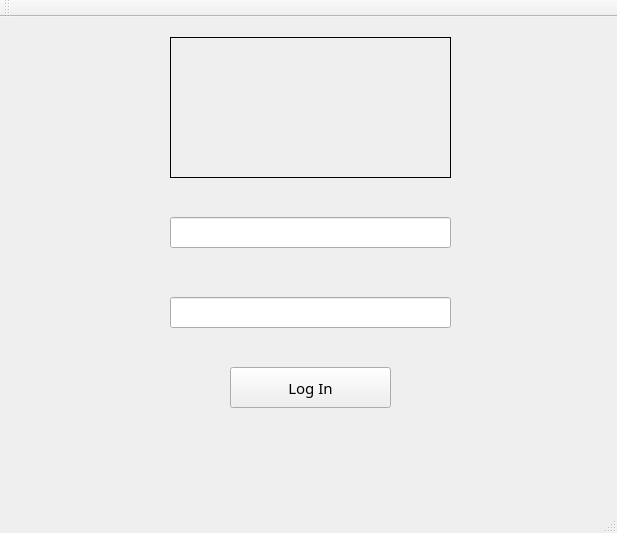
<?xml version="1.0" encoding="UTF-8"?>
<ui version="4.0">
 <class>Project_ServerClass</class>
 <widget class="QMainWindow" name="Project_ServerClass">
  <property name="geometry">
   <rect>
    <x>0</x>
    <y>0</y>
    <width>617</width>
    <height>533</height>
   </rect>
  </property>
  <property name="windowTitle">
   <string>Project_Server</string>
  </property>
  <widget class="QWidget" name="centralWidget">
   <widget class="QLineEdit" name="passwordline">
    <property name="geometry">
     <rect>
      <x>170</x>
      <y>280</y>
      <width>281</width>
      <height>31</height>
     </rect>
    </property>
   </widget>
   <widget class="QLineEdit" name="usernameline">
    <property name="geometry">
     <rect>
      <x>170</x>
      <y>200</y>
      <width>281</width>
      <height>31</height>
     </rect>
    </property>
   </widget>
   <widget class="QLabel" name="label">
    <property name="geometry">
     <rect>
      <x>170</x>
      <y>20</y>
      <width>281</width>
      <height>141</height>
     </rect>
    </property>
    <property name="frameShape">
     <enum>QFrame::Panel</enum>
    </property>
    <property name="frameShadow">
     <enum>QFrame::Plain</enum>
    </property>
    <property name="text">
     <string/>
    </property>
    <property name="pixmap">
     <pixmap resource="Resources.qrc">:/Images/ProjectLogo.png</pixmap>
    </property>
    <property name="scaledContents">
     <bool>true</bool>
    </property>
   </widget>
   <widget class="QPushButton" name="LoginBtn">
    <property name="geometry">
     <rect>
      <x>230</x>
      <y>350</y>
      <width>161</width>
      <height>41</height>
     </rect>
    </property>
    <property name="font">
     <font>
      <family>Arial Black</family>
      <pointsize>11</pointsize>
      <bold>false</bold>
      <strikeout>false</strikeout>
      <kerning>true</kerning>
     </font>
    </property>
    <property name="text">
     <string>Log In</string>
    </property>
   </widget>
   <widget class="QWidget" name="connectingWidget" native="true">
    <property name="geometry">
     <rect>
      <x>-1</x>
      <y>399</y>
      <width>191</width>
      <height>111</height>
     </rect>
    </property>
    <widget class="QLabel" name="label_2">
     <property name="geometry">
      <rect>
       <x>100</x>
       <y>170</y>
       <width>441</width>
       <height>131</height>
      </rect>
     </property>
     <property name="font">
      <font>
       <pointsize>32</pointsize>
       <bold>true</bold>
      </font>
     </property>
     <property name="text">
      <string>Waiting for server...</string>
     </property>
    </widget>
   </widget>
   <widget class="QLabel" name="errorLabel">
    <property name="geometry">
     <rect>
      <x>150</x>
      <y>420</y>
      <width>311</width>
      <height>20</height>
     </rect>
    </property>
    <property name="font">
     <font>
      <pointsize>11</pointsize>
      <bold>true</bold>
     </font>
    </property>
    <property name="text">
     <string/>
    </property>
    <property name="alignment">
     <set>Qt::AlignCenter</set>
    </property>
   </widget>
  </widget>
  <widget class="QMenuBar" name="menuBar">
   <property name="geometry">
    <rect>
     <x>0</x>
     <y>0</y>
     <width>617</width>
     <height>22</height>
    </rect>
   </property>
  </widget>
  <widget class="QToolBar" name="mainToolBar">
   <attribute name="toolBarArea">
    <enum>TopToolBarArea</enum>
   </attribute>
   <attribute name="toolBarBreak">
    <bool>false</bool>
   </attribute>
  </widget>
  <widget class="QStatusBar" name="statusBar"/>
 </widget>
 <layoutdefault spacing="6" margin="11"/>
 <resources>
  <include location="Resources.qrc"/>
  <include location="../Project_Client/Resources.qrc"/>
 </resources>
 <connections/>
</ui>
